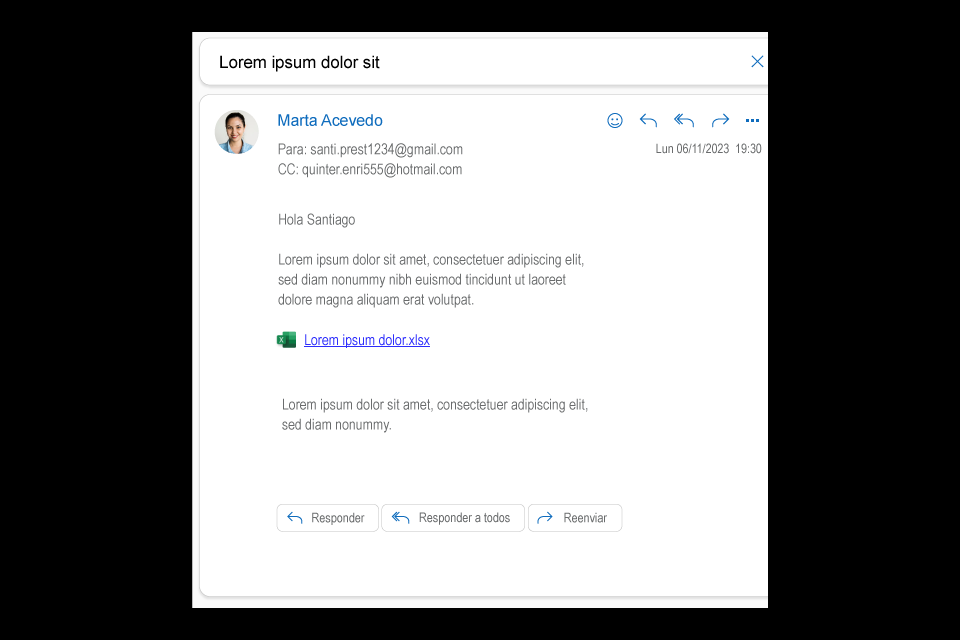

The image is a tile-based game level rendered from a .tmx file. Its description and complete source (layers, tilesets, objects, tile grids) follow:
An orthogonal 30x20 tile map with 32x32 px tiles, 1 tile layer (Outlook) and 3 objects.

<map version="1.10" tiledversion="1.10.2" orientation="orthogonal" renderorder="right-down" width="30" height="20" tilewidth="32" tileheight="32" infinite="0" nextlayerid="4" nextobjectid="7">
 <tileset firstgid="1" name="Outlook" tilewidth="32" tileheight="32" tilecount="324" columns="18">
  <image source="../Downloads/Outlook.png" width="593" height="577" />
 </tileset>
 <layer id="1" name="Outlook" width="30" height="20">
  <data encoding="csv">
0,0,0,0,0,0,0,0,0,0,0,0,0,0,0,0,0,0,0,0,0,0,0,0,0,0,0,0,0,0,
0,0,0,0,0,0,1,2,3,4,5,6,7,8,9,10,11,12,13,14,15,16,17,18,0,0,0,0,0,0,
0,0,0,0,0,0,19,20,21,22,23,24,25,26,27,28,29,30,31,32,33,34,35,36,0,0,0,0,0,0,
0,0,0,0,0,0,37,38,39,40,41,42,43,44,45,46,47,48,49,50,51,52,53,54,0,0,0,0,0,0,
0,0,0,0,0,0,55,56,57,58,59,60,61,62,63,64,65,66,67,68,69,70,71,72,0,0,0,0,0,0,
0,0,0,0,0,0,73,74,75,76,77,78,79,80,81,82,83,84,85,86,87,88,89,90,0,0,0,0,0,0,
0,0,0,0,0,0,91,92,93,94,95,96,97,98,99,100,101,102,103,104,105,106,107,108,0,0,0,0,0,0,
0,0,0,0,0,0,109,110,111,112,113,114,115,116,117,118,119,120,121,122,123,124,125,126,0,0,0,0,0,0,
0,0,0,0,0,0,127,128,129,130,131,132,133,134,135,136,137,138,139,140,141,142,143,144,0,0,0,0,0,0,
0,0,0,0,0,0,145,146,147,148,149,150,151,152,153,154,155,156,157,158,159,160,161,162,0,0,0,0,0,0,
0,0,0,0,0,0,163,164,165,166,167,168,169,170,171,172,173,174,175,176,177,178,179,180,0,0,0,0,0,0,
0,0,0,0,0,0,181,182,183,184,185,186,187,188,189,190,191,192,193,194,195,196,197,198,0,0,0,0,0,0,
0,0,0,0,0,0,199,200,201,202,203,204,205,206,207,208,209,210,211,212,213,214,215,216,0,0,0,0,0,0,
0,0,0,0,0,0,217,218,219,220,221,222,223,224,225,226,227,228,229,230,231,232,233,234,0,0,0,0,0,0,
0,0,0,0,0,0,235,236,237,238,239,240,241,242,243,244,245,246,247,248,249,250,251,252,0,0,0,0,0,0,
0,0,0,0,0,0,253,254,255,256,257,258,259,260,261,262,263,264,265,266,267,268,269,270,0,0,0,0,0,0,
0,0,0,0,0,0,271,272,273,274,275,276,277,278,279,280,281,282,283,284,285,286,287,288,0,0,0,0,0,0,
0,0,0,0,0,0,289,290,291,292,293,294,295,296,297,298,299,300,301,302,303,304,305,306,0,0,0,0,0,0,
0,0,0,0,0,0,307,308,309,310,311,312,313,314,315,316,317,318,319,320,321,322,323,324,0,0,0,0,0,0,
0,0,0,0,0,0,0,0,0,0,0,0,0,0,0,0,0,0,0,0,0,0,0,0,0,0,0,0,0,0
</data>
 </layer>
 <objectgroup id="3" name="Objetos">
  <object id="2" x="258" y="319" width="190" height="33">
   <properties>
    <property name="click1" type="bool" value="true" />
   </properties>
  </object>
  <object id="5" x="275" y="504" width="104" height="29">
   <properties>
    <property name="click2" type="bool" value="true" />
   </properties>
  </object>
  <object id="6" x="724" y="49" width="43" height="36">
   <properties>
    <property name="click3" type="bool" value="true" />
   </properties>
  </object>
 </objectgroup>
</map>